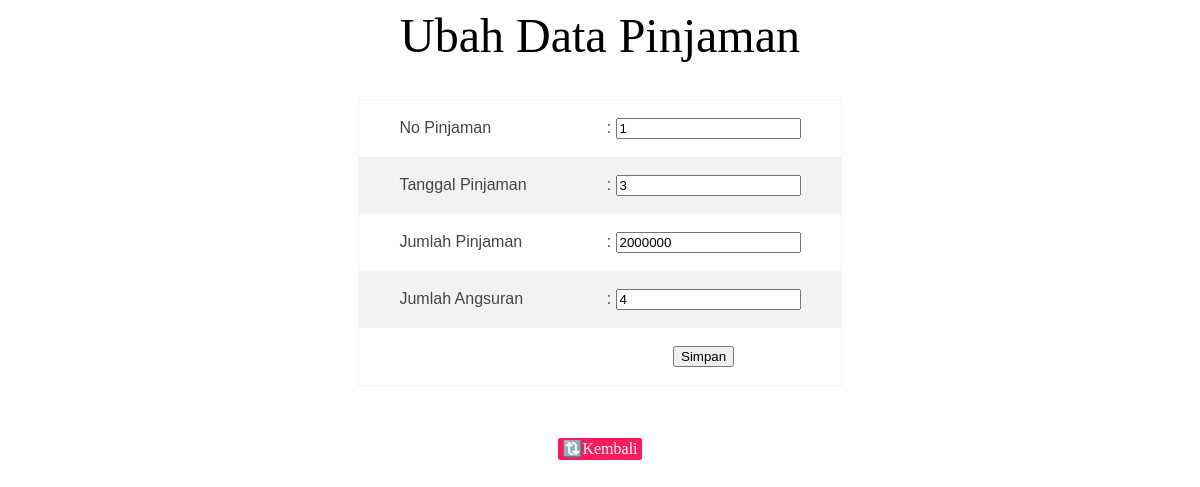
/editpinjaman.php?no_pinjaman=1, run on the app's committed database.
### tables this page shows
CREATE TABLE `pinjaman` (
  `no_pinjaman` int(5) NOT NULL,
  `tanggal_pinjaman` int(11) DEFAULT NULL,
  `jumlah_pinjaman` int(20) DEFAULT NULL,
  `berapakali_ansuran` int(2) DEFAULT NULL
);

### editpinjaman.php (the view, shortened to what this page needs)
<?php
	include 'koneksi.php';
	$edit = mysqli_query($conn, "SELECT * FROM pinjaman WHERE no_pinjaman = '".$_GET['no_pinjaman']."'");
	$result = mysqli_fetch_array($edit);
?>
<!DOCTYPE html>
<html>
<head>
	<link rel="stylesheet" href="style1.css" type="text/css" media="all" />
</head>
<body>
	<table class="table1" border="0" cellspacing="0" cellpadding="5" align="center">
    <tr>
        <center><font size="7" face="Century Gothic" >Ubah Data Pinjaman</font></center>
    </tr>
		<br><br>
		<form action="" method="POST">
	<tr>
		<td>No Pinjaman</td>
		<td>: <input type="text" name="no_pinjaman" value="<?php echo $result['no_pinjaman'] ?>" required></td>
	</tr>
	<tr>
		<td>Tanggal Pinjaman</td>
		<td>: <input type="text" name="tanggal_pinjaman" value="<?php echo $result['tanggal_pinjaman'] ?>" required></td>
	</tr>
	<tr>
		<td>Jumlah Pinjaman</td>
		<td>: <input type="text" name="jumlah_pinjaman" value="<?php echo $result['jumlah_pinjaman'] ?>"  required></td>
	</tr>
	<tr>
		<td>Jumlah Angsuran</td>
		<td>: <input type="text" name="berapakali_ansuran"  value="<?php echo $result['berapakali_ansuran'] ?>"  required></td>
	</tr>
	<tr>
		<td></td>
		<td style="text-align: center;"><input type="submit" name="edit" value="Simpan" /td>
	</tr>
	</table>
		<br><br><br>
		<center>
			<a href="pinjaman.php" style="padding:0.2% 0.4%;background-color :#ff1b5b; color:#fff;border-radius:2px;text-decoration:none;">🔃Kembali</a>
		</center>
</body>
</html>

### style1.css (style rules this page uses)
.table1 { font-family: sans-serif; color: #444; border-collapse: collapse; border: 1px solid #f2f5f7; }
.table1, th, td { padding: 18px 40px; }
.table1 tr:nth-child(even) { background-color: #f2f2f2; }

### data on the page
pinjaman: no_pinjaman "1", tanggal_pinjaman "3", jumlah_pinjaman "2000000", berapakali_ansuran "4"
